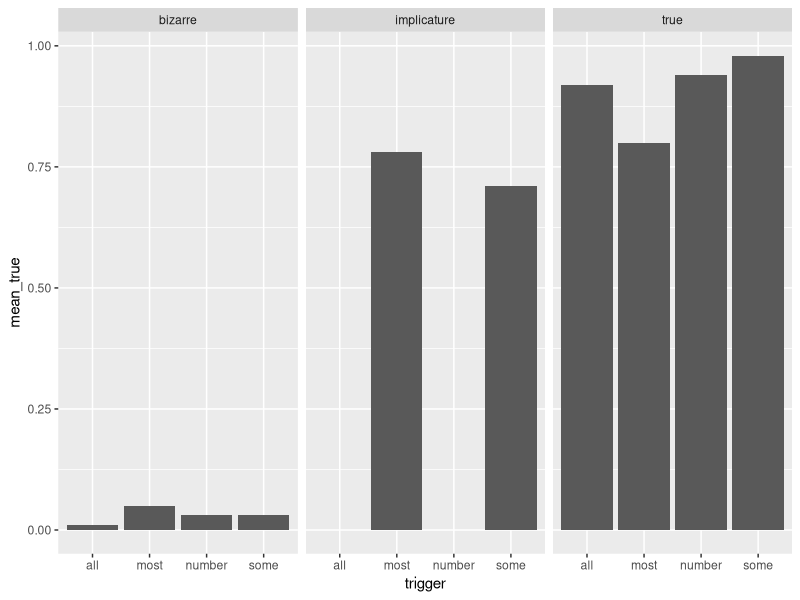
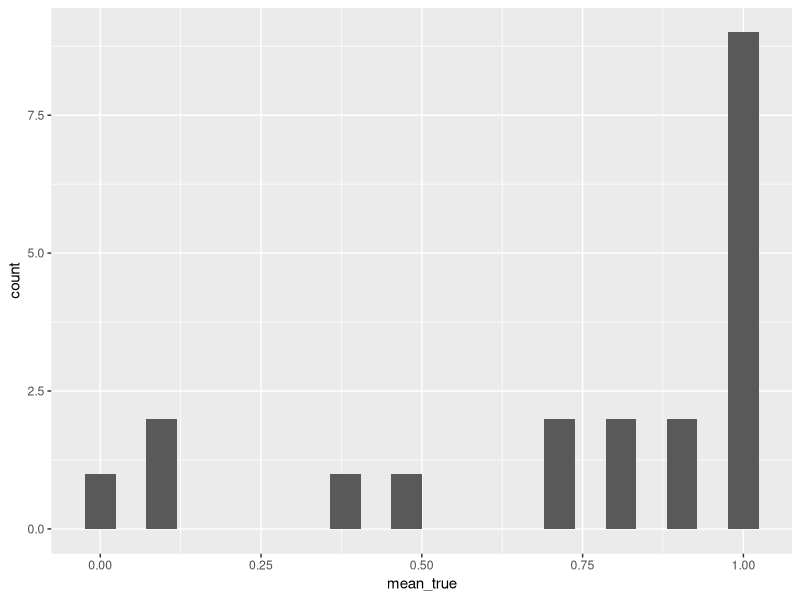
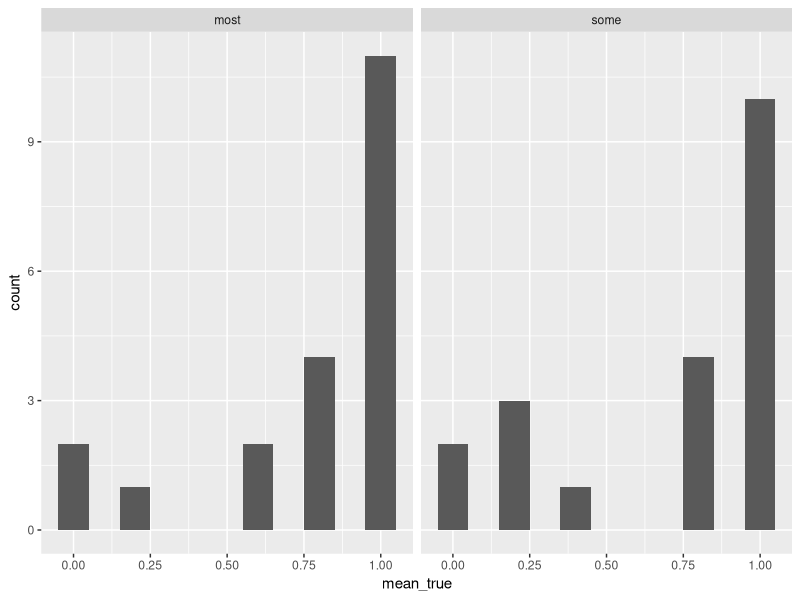
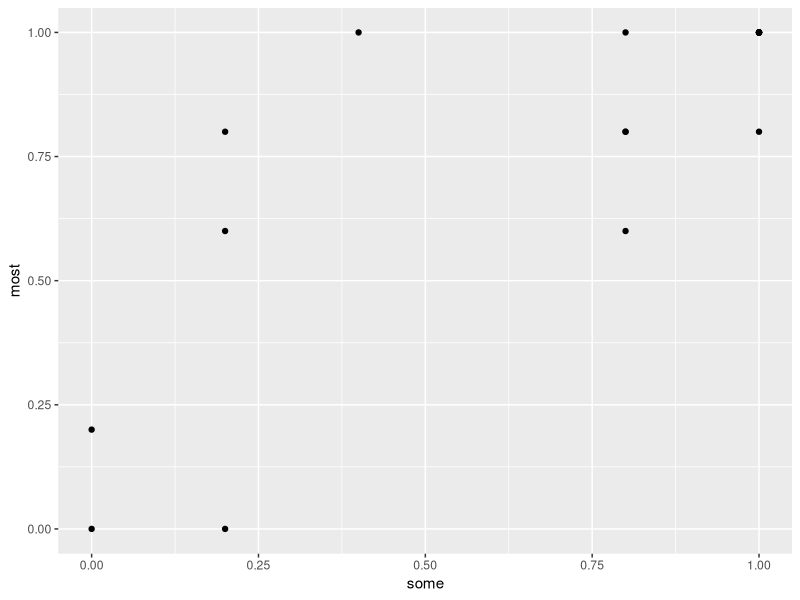

The R script that drew these images, in order:
## ---- chunk 1
knitr::opts_chunk$set(echo = TRUE)
library(tidyverse)
d = read_csv('../../data/02_TVJ_pretest/data_raw.csv') %>% 
  mutate(response = ifelse(response == "TRUE", 1, 0))
d = d[-which(d$comments == "Test run by MF"),] # exclude test run by MF
## ---- chunk 2
select(d, condition, trigger, question) %>% arrange(condition, trigger, question) %>% unique() %>% print.data.frame()
## ---- chunk 3
d %>% pull(comments) %>% unique()
## ---- chunk 4
d_summary = d %>% group_by(trigger, condition, question) %>% 
  summarize(mean_true = mean(response)) %>% arrange(condition)
d_summary %>% print.data.frame
## ---- chunk 5
d_summary %>% group_by(condition, trigger) %>% 
  summarize(mean_true = mean(mean_true)) %>% 
  ggplot(aes(x = trigger, y = mean_true)) + 
  geom_bar(stat = "identity", position = "dodge") +
  facet_grid(~condition)
## ---- chunk 6
d_summary_id = d %>% group_by(submission_id, trigger, condition) %>% 
  summarize(mean_true = mean(response)) %>% arrange(submission_id) %>% 
  filter(condition == "implicature") 
## ---- chunk 7
d %>% group_by(submission_id, trigger, condition) %>% 
  summarize(mean_true = mean(response)) %>% arrange(submission_id) %>% 
  filter(condition == "implicature", trigger != "number") %>% 
  group_by(submission_id) %>% 
  summarize(mean_true = mean(mean_true)) %>% 
  ggplot(aes(x = mean_true)) + geom_histogram(bins = 22)
## ---- chunk 8
d %>% group_by(submission_id, trigger, condition) %>% 
  summarize(mean_true = mean(response)) %>% arrange(submission_id) %>% 
  filter(condition == "implicature", trigger != "number") %>% 
  group_by(submission_id, trigger) %>% 
  summarize(mean_true = mean(mean_true)) %>% 
  ggplot(aes(x = mean_true)) + geom_histogram(bins = 11) +
  facet_grid(.~trigger)
## ---- chunk 9
d %>% group_by(submission_id, trigger, condition) %>% 
  summarize(mean_true = mean(response)) %>% arrange(submission_id) %>% 
  filter(condition == "implicature", trigger != "number") %>% 
  group_by(submission_id, trigger) %>% 
  summarize(mean_true = mean(mean_true)) %>% 
  spread(key = trigger, value = mean_true)  %>% 
  ggplot(aes(x = some, y = most)) + 
  geom_point()
